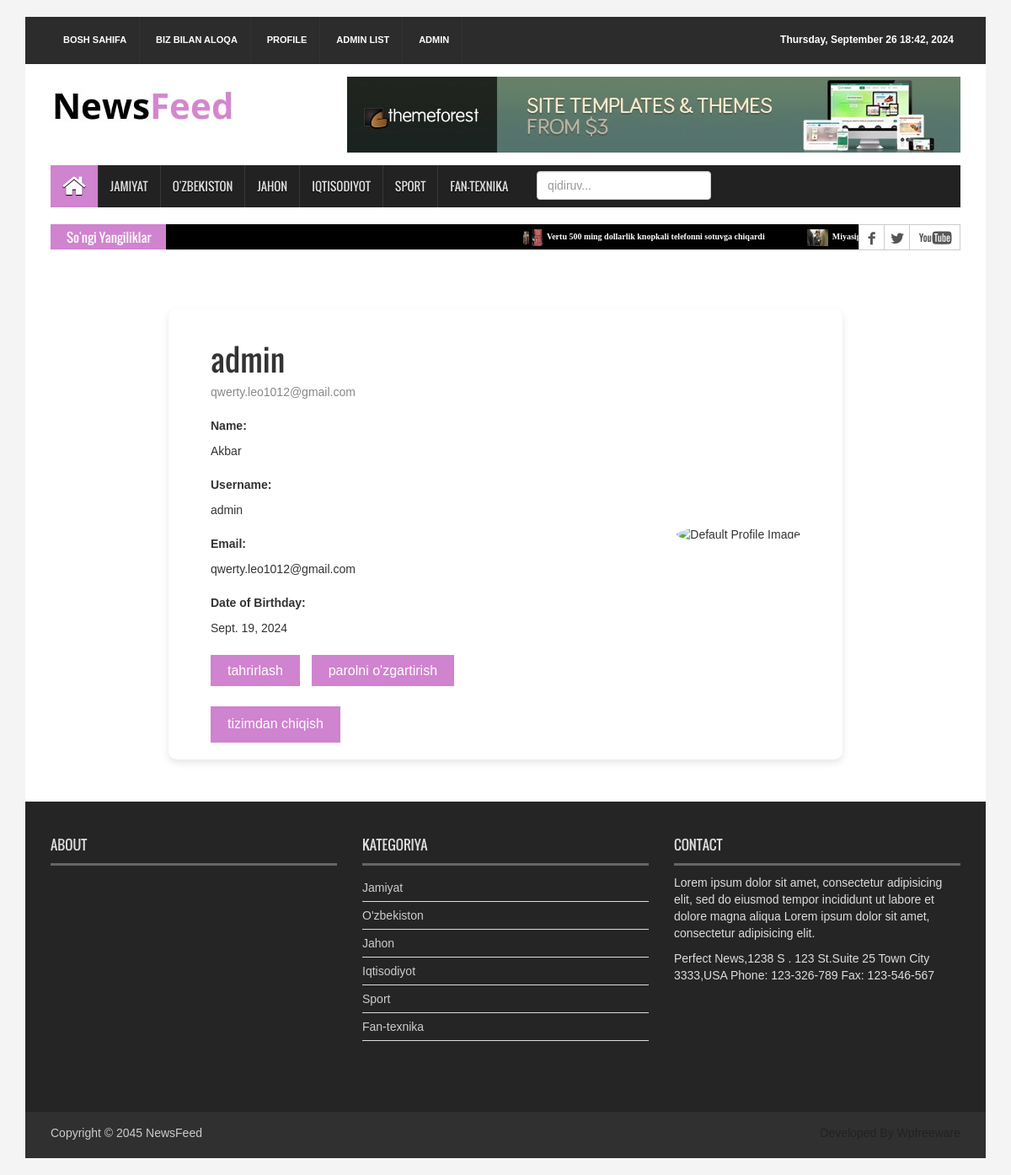
/profile/ (signed in), run on the app's committed database.
### app_news/models.py (models this page shows, shortened)
class Categories(models.Model):
    name = models.CharField(max_length=50)
    slug = models.CharField(max_length=50)
    class Meta:
        verbose_name_plural = 'Categories'
        verbose_name = 'category'

class News(models.Model):
    class Status(models.TextChoices):
        Draft = 'DF', 'draft'
        Published = 'PB', 'published'
    title = models.CharField(max_length=200)
    slug = models.SlugField(max_length=200, unique=True)
    body = models.TextField()
    image = models.ImageField(upload_to='news/images')
    created_time = models.DateTimeField(auto_now_add=True)
    updated_time = models.DateTimeField(auto_now=True)
    published_time = models.DateTimeField(default=timezone.now)
    category = models.ForeignKey('app_news.Categories', on_delete=models.CASCADE)
    status = models.CharField(max_length=2,
                               choices=Status.choices,
                               default=Status.Draft
                               )
    author = models.ForeignKey('app_news.Authors', null=True, blank=True, on_delete=models.SET_NULL)
    published = PublishedManager()
    objects = models.Manager()
    class Meta:
        ordering = ['-published_time']
        verbose_name_plural = 'News'
        verbose_name = 'one news'

### accounts/models.py (models this page shows, shortened)
class Profile(models.Model):
    user = models.OneToOneField(User, on_delete=models.CASCADE,)
    user_profile_photo = models.ImageField(upload_to='users/', blank=True, null=True)
    date_of_birthday = models.DateField(blank=True, null=True)
    class Meta:
        verbose_name_plural = 'Profiles'
        verbose_name = 'profile'

### accounts/views.py (the view)
# urls.py: path('profile/', user_profile, name='user_profile'),
@login_required
def user_profile(request):
    user = request.user
    if Profile.objects.filter(user=user).exists():
        context = {
            'user': user,
            'profile': Profile.objects.get(user=request.user)
        }
    else:
        context = {
            'user': user
        }
    return render(request, 'profile/user_profile.html', context)

### app_news/context_processor.py (called while the page is built)
def common_views(request):
    latest_news = News.published.order_by('-published_time')[:10]
    popular_news = News.published.order_by('?')[:5]
    category_list = Categories.objects.all()
    context = {
        "latest_news": latest_news,
        "popular_news": popular_news,
        "category_list": category_list
    }
    return context

### templates/profile/user_profile.html (shortened to what this page needs)
{% extends 'base/user_base.html' %}
{% load static %}
{% block content %}
    <div class="profile-container">
        <div class="profile-info">
            <div class="profile-header">
                <h1>{{ user.username }}</h1>
                <p>{{ user.email }}</p>
            </div>
            <div class="profile-details">
                <dl>
                    <dt>Name:</dt>
                    <dd>{{ user.first_name | default:"*ismi" }}</dd>
                    <dt>Username:</dt>
                    <dd>{{ user.username | default:"*username" }}</dd>
                    <dt>Email:</dt>
                    <dd>{{ user.email | default:"*email" }}</dd>
                    <dt>Date of Birthday:</dt>
                    <dd>{{ profile.date_of_birthday | default:"*to'g'ilgan sanasi" }}</dd>
                </dl>
            </div>
            <div class="edit-button">
                <a href="{% url 'user_edit' %}">tahrirlash</a>
                <a href="{% url 'password_change' %}">parolni o'zgartirish</a>
                <form action="{% url 'logout' %}" method="post">
                    <button type="submit">tizimdan chiqish</button>
                </form>
            </div>
        </div>
        <div class="profile-image">
            {% if profile.user_profile_photo %}
                <img src="{{ profile.user_profile_photo.url }}" alt="Profile Image">
            {% else %}
                <img src="{% static 'images/default_profile.jpg' %}" alt="Default Profile Image">
            {% endif %}
        </div>
    </div>
{% endblock %}

### templates/base/user_base.html (shortened to what this page needs)
{% load static %}
<!DOCTYPE html>
<html>
<head>
<link rel="stylesheet"  href="{% static 'assets/css/bootstrap.min.css' %}">
<link rel="stylesheet" type="text/css" href="{% static 'assets/css/font-awesome.min.css' %}">
<link rel="stylesheet" type="text/css" href="{% static 'assets/css/animate.css' %}">
<link rel="stylesheet" type="text/css" href="{% static 'assets/css/font.css' %}">
<link rel="stylesheet" type="text/css" href="{% static 'assets/css/li-scroller.css' %}">
<link rel="stylesheet" type="text/css" href="{% static 'assets/css/slick.css' %}">
<link rel="stylesheet" type="text/css" href="{% static 'assets/css/jquery.fancybox.css' %}">
<link rel="stylesheet" type="text/css" href="{% static 'assets/css/theme.css' %}">
<link rel="stylesheet" type="text/css" href="{% static 'assets/css/style.css' %}">
</head>
<body>
<div class="container">
  <header id="header">
    <div class="row">
      <div class="col-lg-12 col-md-12 col-sm-12">
        <div class="header_top">
          <div class="header_top_left">
            <ul class="top_nav">
              <li><a href="{% url 'home_page' %}">bosh sahifa</a></li>
              <li><a href="{% url 'contact_page' %}">biz bilan aloqa</a></li>
              <li>
                  {% if user.is_authenticated %}
                    <a href="{% url 'user_profile' %}">Profile</a>
                  {% else %}
                    <a href="{% url 'login' %}">Login</a>
                  {% endif %}
              </li>
              <li>
                  {% if user.is_authenticated and user.is_superuser %}
                    <a href="{% url 'admin_list' %}">Admin List</a>
                    <a href="{% url 'admin:index' %}">Admin</a>
                  {% endif %}
              </li>
            </ul>
          </div>
          <div class="header_top_right">
            <p>{% now "l, F d H:i, Y" %}</p>
          </div>
        </div>
      </div>
      <div class="col-lg-12 col-md-12 col-sm-12">
        <div class="header_bottom">
          <div class="logo_area"><a href="{% url 'home_page' %}" class="logo"><img src="{% static 'images/logo.jpg' %}" alt=""></a></div>
          <div class="add_banner"><a href="#"><img src="{% static 'images/addbanner_728x90_V1.jpg' %}" alt=""></a></div>
        </div>
      </div>
    </div>
  </header>
  <section id="navArea">
    <nav class="navbar navbar-inverse" role="navigation">
      <div id="navbar" class="navbar-collapse collapse">
        <ul class="nav navbar-nav main_nav">
          <li class="active"><a href="{% url 'home_page' %}"><span class="fa fa-home desktop-home"></span><span class="mobile-show">Home</span></a></li>
           {% for category in category_list %}
          <li><a href="{% url 'category_page' category.slug %}">{{ category.name }}</a></li>
           {% endfor %}
          <li style="margin-top: 7px; margin-left: 20px">
            <form method="get" action="{% url 'search_result_page' %}">
                <input type="search" name="q" class="form-control" placeholder="qidiruv...">
            </form>
          </li>
        </ul>
      </div>
    </nav>
  </section>
  <section id="newsSection">
    <div class="row">
      <div class="col-lg-12 col-md-12">
        <div class="latest_newsarea"><a href="{% url 'news_list' %}"><span>So'ngi Yangiliklar</span></a>
          <ul id="ticker01" class="news_sticker">
             {% for news in latest_news %}
            <li><a href="{% url 'single_page' news.slug %}"><img src="{{ news.image.url }}" alt="">{{ news.title }}</a></li>
             {% endfor %}
          </ul>
          <div class="social_area">
            <ul class="social_nav">
              <li class="facebook"><a href="https://www.facebook.com/kunuznews/"></a></li>
              <li class="twitter"><a href="https://twitter.com/KunUzNews"></a></li>
              <li class="youtube"><a href="https://www.youtube.com/@kunuz_official"></a></li>
            </ul>
          </div>
        </div>
      </div>
    </div>
  </section>
  <section id="contentSection">
    <div class="row">
        {% block content %}
        {% endblock %}
    </div>
  </section>
  <footer id="footer">
    <div class="footer_top">
      <div class="row">
        <div class="col-lg-4 col-md-4 col-sm-4">
          <div class="footer_widget wow fadeInLeftBig">
            <h2>About</h2>
          </div>
        </div>
        <div class="col-lg-4 col-md-4 col-sm-4">
          <div class="footer_widget wow fadeInDown">
            <h2>Kategoriya</h2>
            <ul class="tag_nav">
                {% for category in category_list %}
              <li><a href="{% url 'category_page' category.slug %}">{{ category.name | capfirst }}</a></li>
                {% endfor %}
            </ul>
          </div>
        </div>
        <div class="col-lg-4 col-md-4 col-sm-4">
          <div class="footer_widget wow fadeInRightBig">
            <h2>Contact</h2>
            <p>Lorem ipsum dolor sit amet, consectetur adipisicing elit, sed do eiusmod tempor incididunt ut labore et dolore magna aliqua Lorem ipsum dolor sit amet, consectetur adipisicing elit.</p>
            <address>
            Perfect News,1238 S . 123 St.Suite 25 Town City 3333,USA Phone: 123-326-789 Fax: 123-546-567
            </address>
          </div>
        </div>
      </div>
    </div>
    <div class="footer_bottom">
      <p class="copyright">Copyright &copy; 2045 <a href="{% url 'home_page' %}">NewsFeed</a></p>
      <p class="developer">Developed By Wpfreeware</p>
    </div>
  </footer>
</div>
</body>
</html>

### static/assets/css/li-scroller.css (style rules this page uses)
ul.newsticker { position:relative; left:750px; font:bold 10px Verdana; list-style-type:none; margin:0; padding:0 }
ul.newsticker li { float:left; margin:0; padding:0 }
ul.newsticker a { white-space:nowrap; padding:0; color:#fff; margin:0 50px 0 0 }
ul.newsticker a > img { height:20px; margin-right:5px; width:25px }

### static/assets/css/theme.css (style rules this page uses)
.navbar-inverse .navbar-nav > .active > a, .navbar-inverse .navbar-nav > .active > a:hover, .navbar-inverse .navbar-nav > .active > a:focus { background-color:#d083cf }
.latest_newsarea span { background:none repeat scroll 0 0 #d083cf }

### templates/profile/user_profile.html (style rules this page uses)
body { font-family: Arial, sans-serif; background-color: #f4f4f4; margin: 0; padding: 0; }
.profile-container { max-width: 800px; margin: 50px auto; background-color: #fff; padding: 20px; border-radius: 10px; box-shadow: 0 4px 8px rgba(0, 0, 0, 0.1); display: flex; align-items: center; }
.profile-info { margin-left: 30px; flex: 1; }
.profile-image { margin-left: 30px; margin-right: 30px; }
.profile-image img { width: 200px; height: 200px; border-radius: 50%; object-fit: cover; }
.profile-header h1 { margin-bottom: 10px; }
.profile-header p { color: #888; margin-bottom: 20px; }
.profile-details dt { font-weight: bold; margin-bottom: 10px; }
.profile-details dd { margin-bottom: 20px; }
.edit-button { margin-top: 30px; }
.edit-button a { text-decoration: none; background-color: #D083CF; color: #fff; padding: 10px 20px; font-size: 16px; border: 1px; margin-right: 10px; }
.edit-button form { margin-top: 30px; }
.edit-button form button { text-decoration: none; background-color: #D083CF; color: #fff; padding: 10px 20px; font-size: 16px; border: 1px; margin-right: 10px; }

### data on the page
Categories: name "JAMIYAT", name "Jamiyat"
Categories: name "O'ZBEKISTON", name "O'zbekiston"
Categories: name "JAHON", name "Jahon"
Categories: name "IQTISODIYOT", name "Iqtisodiyot"
Categories: name "SPORT", name "Sport"
Categories: name "FAN-TEXNIKA", name "Fan-texnika"
News: image (picture), title "Vertu 500 ming dollarlik knopkali telefonni sotuvga chiqardi"
News: image (picture), title "Miyasiga…"
Profile: date_of_birthday "Sept. 19, 2024"

### other printed values
{{ user.username }} "admin"
{{ user.email }} "qwerty.leo1012@gmail.com"
{{ user.first_name | default:"*ismi" }} "Akbar"
{{ user.username | default:"*username" }} "admin"
{{ user.email | default:"*email" }} "qwerty.leo1012@gmail.com"
